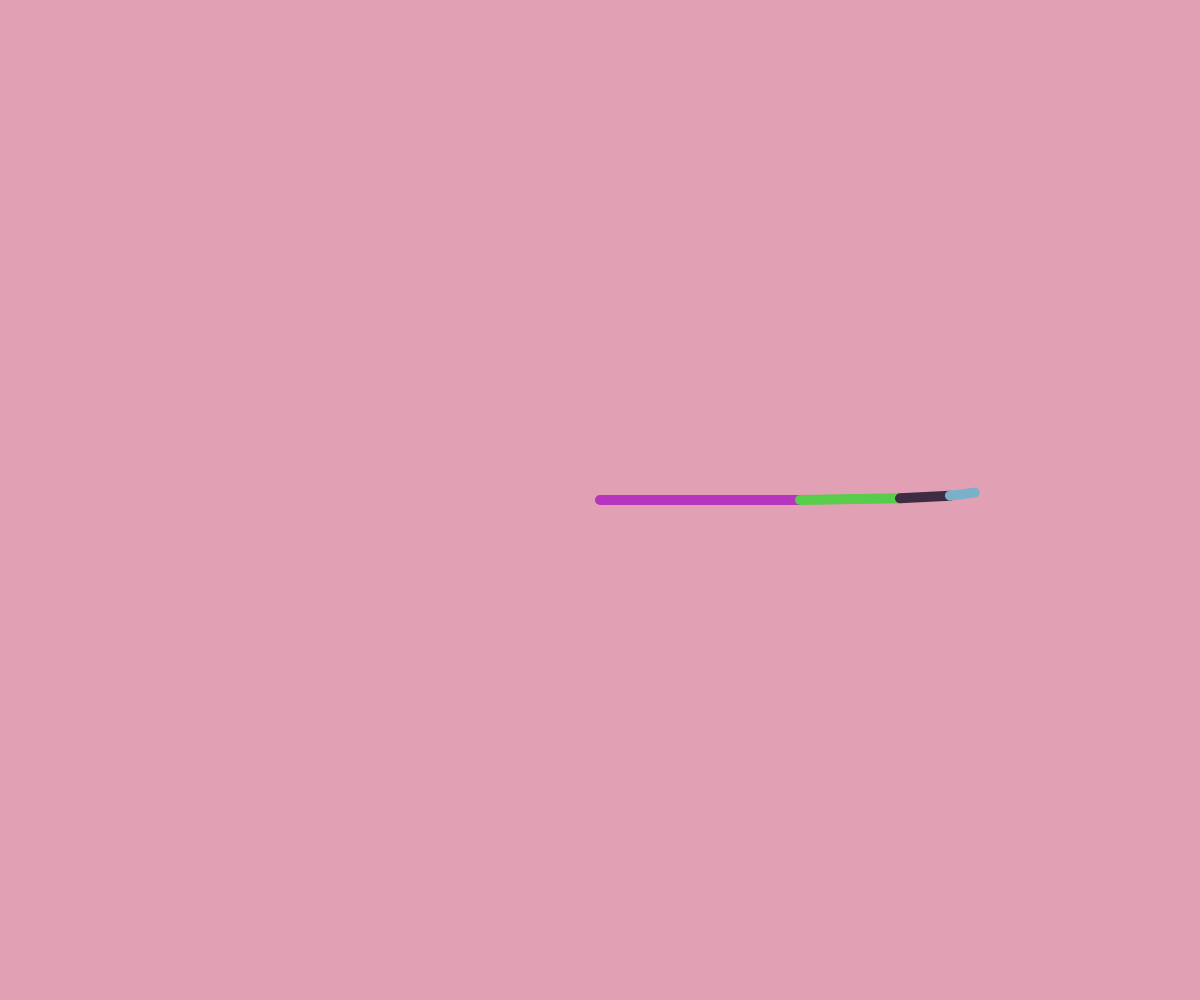
Frame 1 (no input)
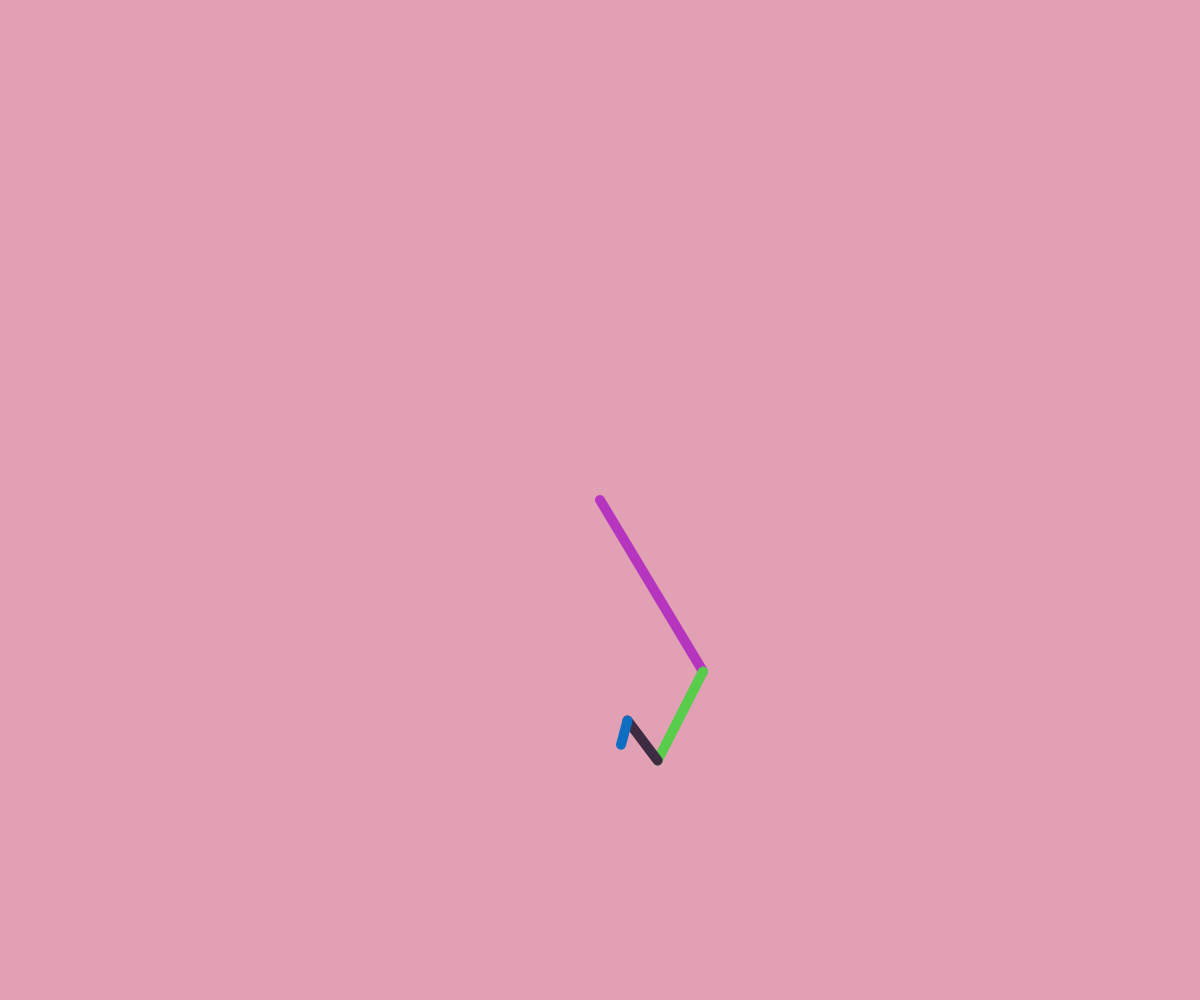
Frame 60 (no input)
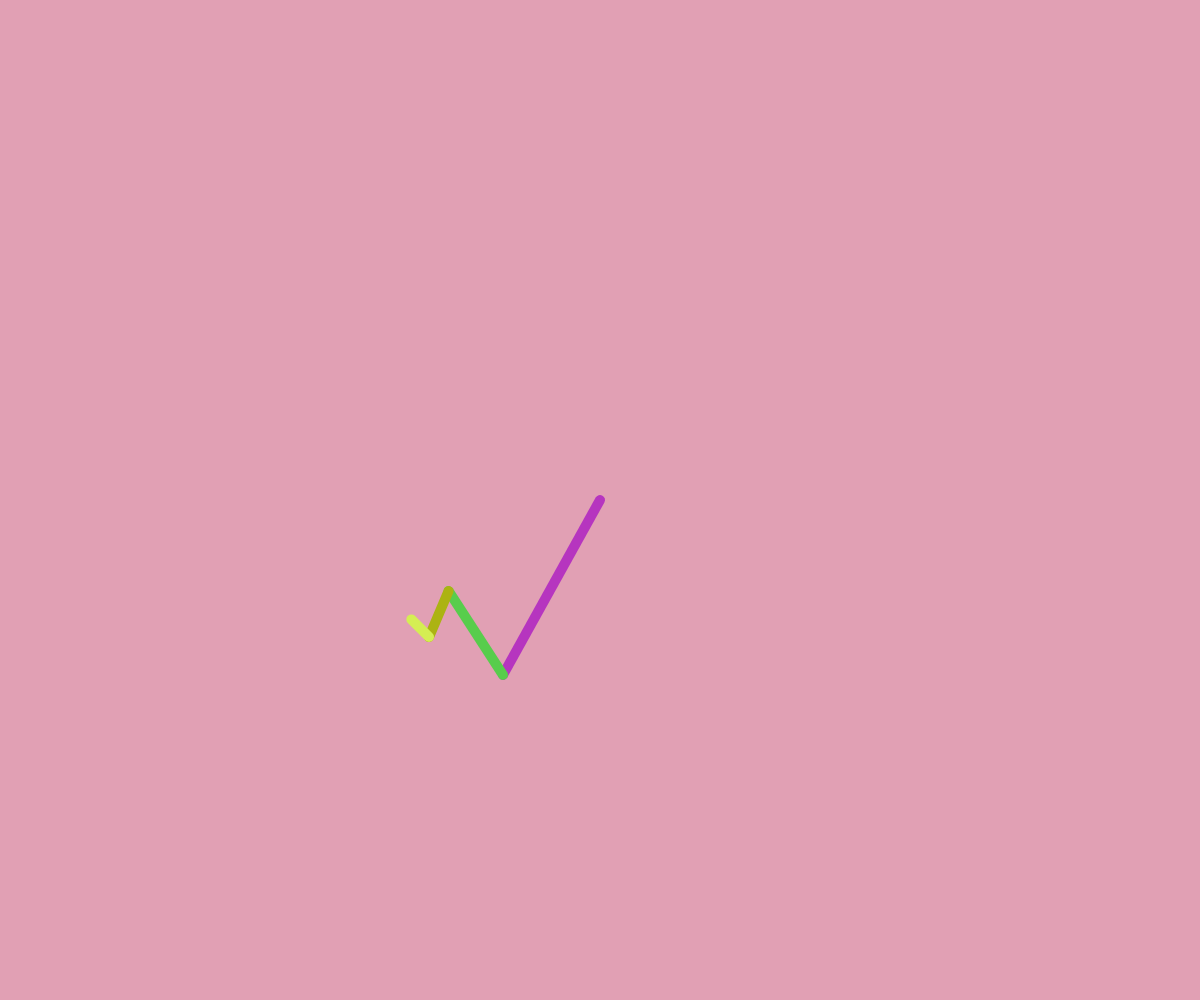
Frame 120 (the mouse pressed at the canvas centre since frame 60)

The p5.js sketch that drew these frames (run headless with seeded random() and noise() and a simulated clock; from frame 60 on, the mouse is pressed at the canvas centre):

// p5.js sketch
// ── sketch.js
//variabler
var posX
var posY
var i = 0;
var j = 0;
var k = 0;
var l = 0;
var col0 = (0,0,0);
var col1 = (0,0,0);
var col2 = (0,0,0);
var col3 = (0,0,0);


//gør ting klar
function setup() {
  createCanvas(windowWidth, windowHeight);
  background(225, 160, 180);
  strokeWeight(10);
  angleMode(DEGREES);
  //frameRate(1);
  
}

function draw() {
  background(225, 160, 180);  //laver ny baggrund, så man ikke kan se ting fra sidste frame
  //hvis vinklen er delbart med 360, så er den kørt en omgang, og så får den ny farve
  if (i % 360 == 0){
    col0 = randomColor();
  }
  stroke(col0);

  translate(width/2, height/2); //setter sentrum til at være i midten
  rotate(i); 
  line(0, 0, 200, 0); 
  i++;
  
  //farve ting
  if (j % 360 == 0){
    col1 = randomColor();
  }
  stroke(col1);

  
  rotate(-i); //fjerner rotationen fra før
  let pos1 = nextLine(200, 0, i, 0 , 0); //finder ud af hvor sidste linjes spids er
  let x1 = pos1[0];
  let y1 = pos1[1];
  translate(x1, y1); //sætter centrum til at være på sidste linjes spids
  rotate(j);
  line(0, 0, 100, 0);
  j+=2;

  //farve ting
  if (k % 360 == 0){
    col2 = randomColor();
  }
  stroke(col2);

  rotate(-j); //fjerner rotationen fra før
  let pos2 = nextLine(100, 0, j, 0 , 0); //finder ud af hvor sidste linjes spids er
  let x2 = pos2[0];
  let y2 = pos2[1];
  translate(x2, y2); //sætter centrum til at være på sidste linjes spids
  rotate(k);
  line(0, 0, 50, 0);
  k+=4;

  //farve ting
  if (l % 360 == 0){
    col3 = randomColor();
  }
  stroke(col3);

  rotate(-k); //fjerner rotationen fra før
  let pos3 = nextLine(50, 0, k, 0 , 0); //finder ud af hvor sidste linjes spids er
  let x3 = pos3[0];
  let y3 = pos3[1];
  translate(x3, y3); //sætter centrum til at være på sidste linjes spids
  rotate(l);
  line(0, 0, 25, 0);
  l+=8;
  
}

//finder positionen af den næste linje
function nextLine(vectorX, vectorY, angle, centerX, centerY) {
  let x;
  let y;
  let length;

  length = sqrt(sq(vectorX-centerX)+ sq(vectorY-centerY)) //finder længden af linjen

  x = length * cos(angle) + centerX; //finder nye x position
  y = length * sin(angle) + centerY; //finder nye y position

  return [x,y];
}
//funktion til at lave en tilfældig farve
function randomColor() {
  let color;
  color = [random(0,255), random(0,255), random(0,255)];
  return color;
}
